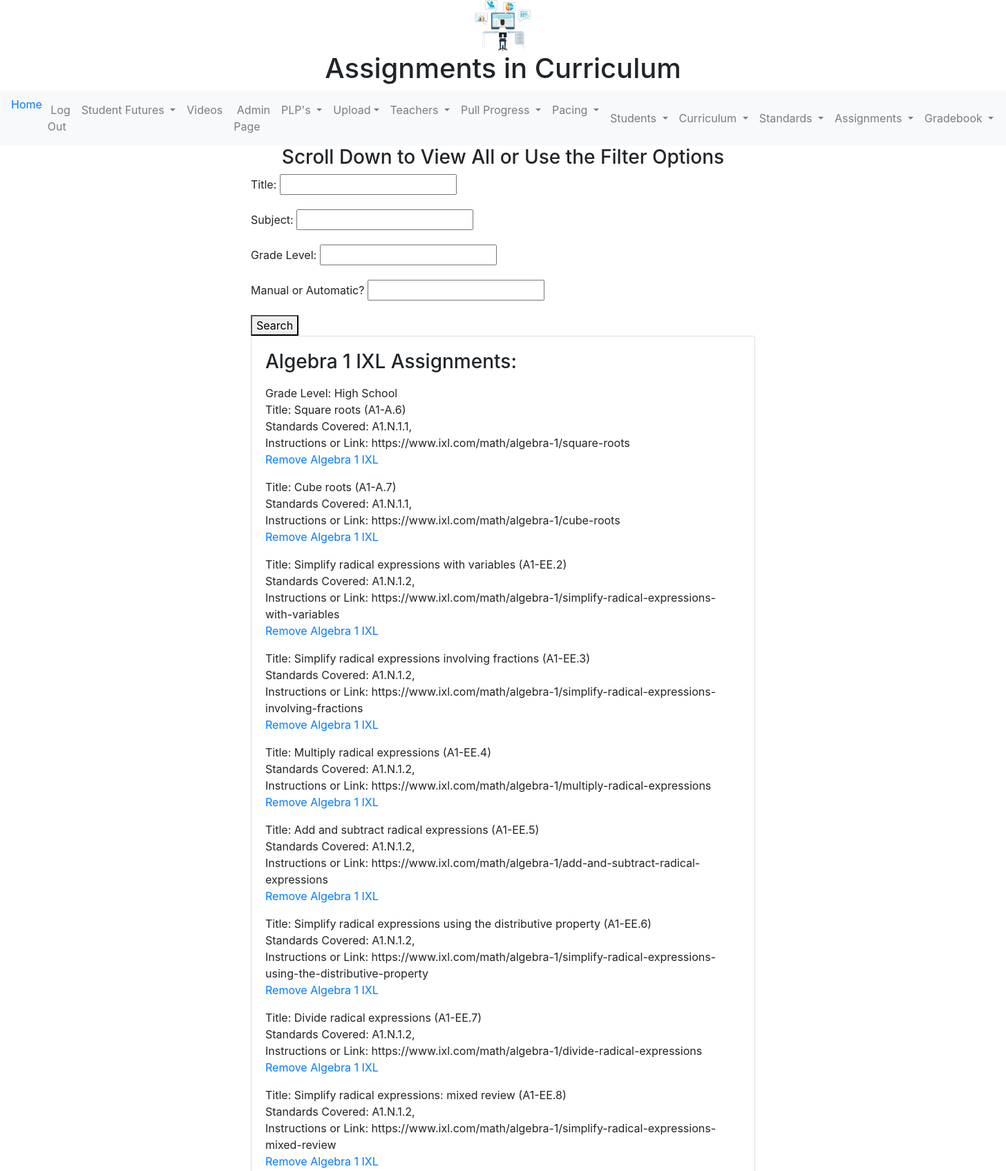
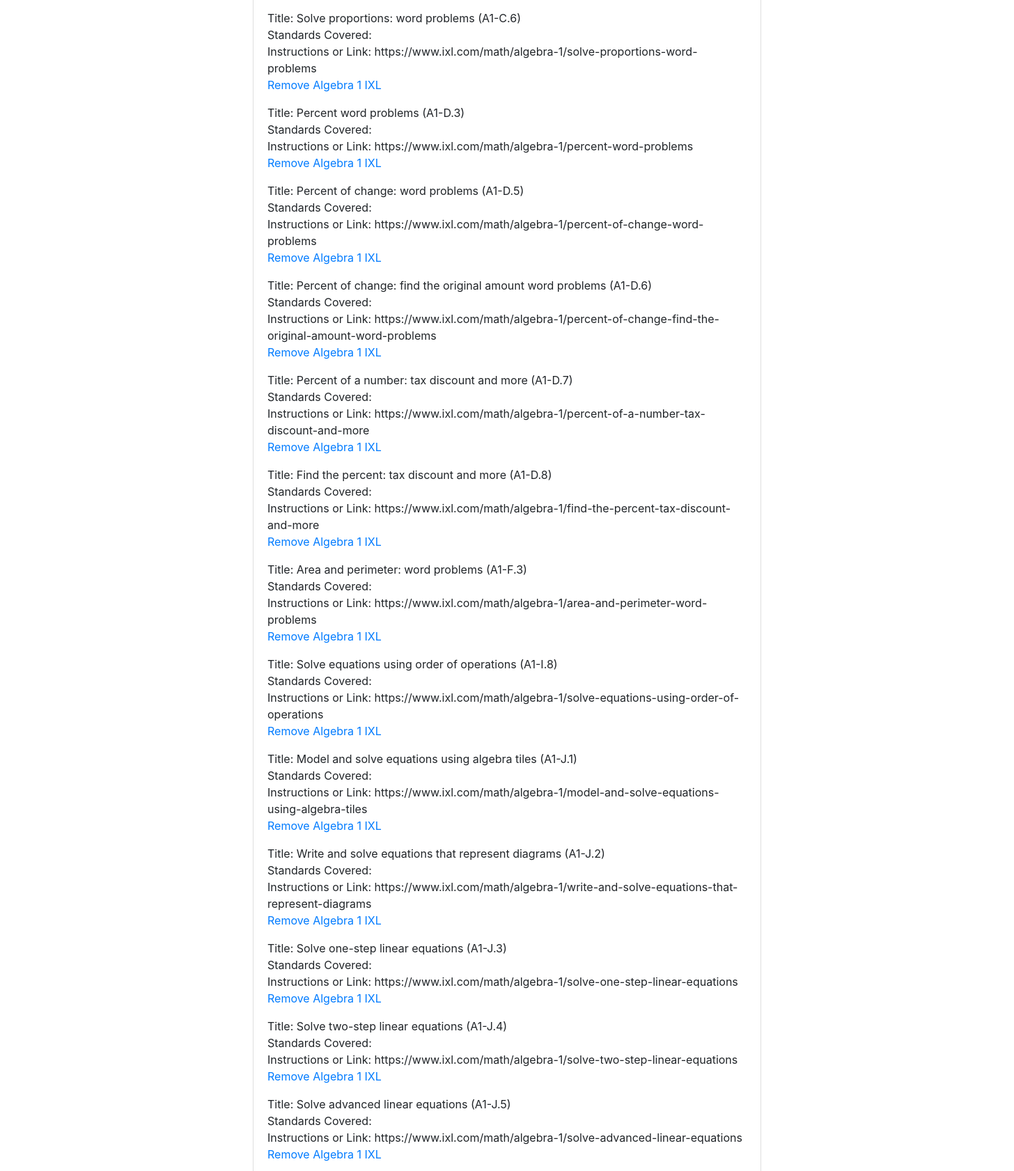
/curriculum-assignments/ (signed in, upper part), run on the app's committed database (2 pictures, top to bottom).
### mygrades/models.py (models this page shows, shortened)
class Curriculum(models.Model):
    SUBJECT = [
        ("Math", "Math"),
        ("ELA", "ELA"),
        ("Science", "Science"),
        ("History", "History"),
        ("Other", "Other"),
    ]
    TRACKING = [
        ("Minutes", "Minutes"),
        ("Lessons or Quizzes", "Lessons or Quizzes"),
        ("Percentage Complete", "Percentage Complete"),
    ]
    CURRICULUMGRADE = [
        ("PK", "Pre-K"),
        ("K", "K"),
        ("1", "1"),
        ("2", "2"),
        ("3", "3"),
        ("4", "4"),
        ("5", "5"),
        ("6", "6"),
        ("7", "7"),
        ("8", "8"),
        ("All", "All"),
        ("High School", "High School"),
    ]
    GRADASSIGN = [
        ("1", "1"),
        ("2", "2"),
        ("3", "3"),
        ("4", "4"),
        ("5", "5"),
    ]
    RECORDED = [("Manual", "Manual"),
                ("Automatic", "Automatic"),
                ]
    LEVEL = [("Core", "Core"),
             ("Supplemental", "Supplemental"),
             ]
    name = models.CharField(max_length=150, null=False)
    subject = models.CharField(max_length=30, choices=SUBJECT)
    grade_level = models.CharField(max_length=20, choices=CURRICULUMGRADE, null=False)
    class Meta:
        ordering = ["pk"]
    def get_delete_url(self):
        return f"/curriculum/{self.pk}/delete"

class Assignment(models.Model):
    TYPE = [
        ("Repeating Weekly", "Repeating Weekly"),
        ("From Pacing List", "From Pacing List"),
    ]
    standard = models.ManyToManyField(
        Standard)
    curriculum = models.ForeignKey(
        Curriculum, on_delete=models.CASCADE, related_name="curriculum_assignment"
    )
    name = models.CharField(max_length=500, null=False)
    description = models.CharField(max_length=500, null=False)
    type_of = models.CharField(max_length=30, choices=TYPE, null=False)
    class Meta:
        unique_together = ("name", "curriculum", "description")

class Standard(models.Model):
    GRADELEVEL = [
        ("PK", "Pre-K"),
        ("K", "K"),
        ("1", "1"),
        ("2", "2"),
        ("3", "3"),
        ("4", "4"),
        ("5", "5"),
        ("6", "6"),
        ("7", "7"),
        ("8", "8"),
        ("High School", "High School"),
    ]
    SUBJECT = [
        ("Math", "Math"),
        ("ELA", "ELA"),
        ("Science", "Science"),
        ("History", "History"),
        ("Other", "Other"),
    ]
    grade_level = models.CharField(max_length=20, choices=GRADELEVEL)
    standard_number = models.CharField(max_length=8, null=False)
    standard_description = models.CharField(max_length=1000, null=False)
    strand_code = models.CharField(max_length=8, null=False)
    strand = models.CharField(max_length=50, null=True)
    strand_description = models.CharField(max_length=600, null=True)
    objective_number = models.CharField(max_length=2, null=False)
    objective_description = models.CharField(max_length=1000, null=False)
    standard_code = models.CharField(max_length=16, null=False)
    subject = models.CharField(max_length=30, choices=SUBJECT)
    PDF_link = models.CharField(max_length=300, null=False)

### mygrades/views.py (the view)
# urls.py: path("curriculum-assignments/", curriculum_assignment_list),
@login_required
def curriculum_assignment_list(request):
    my_title = "Assignments in Curriculum"
    qs = Curriculum.objects.all()
    curriculum_filter = CurriculumFilter(request.GET, queryset=qs)
    template_name = "curriculum_assignment_view.html"
    context = {"object_list": curriculum_filter, "title": my_title}
    return render(request, template_name, context)

### mygrades/templates/curriculum_assignment_view.html
{% extends "base.html" %}
{% block content %}
<h3 align="center"> Scroll Down to View All or Use the Filter Options </h3>
<form method="get">
    {{ object_list.form.as_p }}
    <button type="submit">Search</button>
</form>
{% for object in object_list.qs%}
{% include 'curriculum_assignment_inline.html'%}
{% endfor %}
{% endblock %}

### mygrades/templates/base.html (shortened to what this page needs)
<!doctype html>
<html lang="en">
<head>
    <center> {% load staticfiles %} <img src="{% static 'images/doinggrades.jpg' %}" width="100px"/></center>
    <link rel="stylesheet" href="https://stackpath.bootstrapcdn.com/bootstrap/4.3.1/css/bootstrap.min.css"
>
    <h1 style="text-align:center">{{title}}</h1>
</head>
<body>
{% include 'navbar.html' %}
<div class='container'>
    <div class='row'>
        <div class='col-8 mx-auto'>
            {% block content %}
            {% endblock %}
        </div>
    </div>
</div>
<br/>
<br/>
<br/>
<!-- <center>{% load staticfiles %} <img src="{% static 'images/tynercreeksoftwarewhitebackground.jpg' %}" width="200px"/>
    <div font=4, align='center' , color='grey' , style='italics'> You have a fulltime custom software designer for your
        website. YOUR satisfaction is important. For ANY problems at all, <a href="mailto:tynercreeksoftware@gmail.com">simply
            send a message!</a>
</center> -->
</body>
</html>

### mygrades/templates/navbar.html (shortened to what this page needs)
<nav class="navbar navbar-expand-lg navbar-light bg-light">
  <div class="collapse navbar-collapse" id="navbarSupportedContent">
    <ul class="navbar-nav mr-auto">
  <a class="navbar-link" href="/">Home</a>
<a class="nav-link" href="/logout/">&nbsp;Log Out</a>
<li class="nav-item dropdown">
        <a class="nav-link dropdown-toggle" href="#" id="navbarDropdown" role="button" data-toggle="dropdown" aria-haspopup="true" aria-expanded="false">
          Student Futures        </a>
        </li>
{% ifequal user.groups.all.0.name "Owner" %}
 <a class="nav-link" href="/tutorials/">Videos</a>
<a class="nav-link" href="/myadminscreen/">&nbsp;Admin Page</a><li class="nav-item dropdown">
        <a class="nav-link dropdown-toggle" href="#" id="navbarDropdown" role="button" data-toggle="dropdown" aria-haspopup="true" aria-expanded="false">
               PLP's
            </a>
    </li>
      <li class="nav-item dropdown">
        <a class="nav-link dropdown-toggle" href="#" id="navbarDropdown" role="button" data-toggle="dropdown" aria-haspopup="true" aria-expanded="false">
Upload</a>
      </li>
      <li class="nav-item dropdown">
        <a class="nav-link dropdown-toggle" href="#" id="navbarDropdown" role="button" data-toggle="dropdown" aria-haspopup="true" aria-expanded="false">
Teachers
        </a>
      </li>
     <li class="nav-item dropdown">
        <a class="nav-link dropdown-toggle" href="#" id="navbarDropdown" role="button" data-toggle="dropdown" aria-haspopup="true" aria-expanded="false">
Pull Progress
            </a>
</li>
       <li class="nav-item dropdown">
        <a class="nav-link dropdown-toggle" href="#" id="navbarDropdown" role="button" data-toggle="dropdown" aria-haspopup="true" aria-expanded="false">
Pacing
        </a>
</li>
  <div class="collapse navbar-collapse" id="navbarSupportedContent">
    <ul class="navbar-nav mr-auto">
      <li class="nav-item dropdown">
        <a class="nav-link dropdown-toggle" href="#" id="navbarDropdown" role="button" data-toggle="dropdown" aria-haspopup="true" aria-expanded="false">
Students
        </a>
      </li>
      <li class="nav-item dropdown">
    <a class="nav-link dropdown-toggle" href="#" id="navbarDropdown" role="button" data-toggle="dropdown" aria-haspopup="true" aria-expanded="false">
Curriculum
        </a>
      </li>
       <li class="nav-item dropdown">
        <a class="nav-link dropdown-toggle" href="#" id="navbarDropdown" role="button" data-toggle="dropdown" aria-haspopup="true" aria-expanded="false">
Standards
        </a>
      </li>
       <li class="nav-item dropdown">
        <a class="nav-link dropdown-toggle" href="#" id="navbarDropdown" role="button" data-toggle="dropdown" aria-haspopup="true" aria-expanded="false">
Assignments
        </a>
      </li>
       <li class="nav-item dropdown">
        <a class="nav-link dropdown-toggle" href="#" id="navbarDropdown" role="button" data-toggle="dropdown" aria-haspopup="true" aria-expanded="false">
Gradebook
        </a>
      </li>
        {% endifequal %}
  </ul>
  </div>
</nav>

### mygrades/templates/curriculum_assignment_inline.html (shortened to what this page needs)
<div class='col-80 col-md-100 mb-1 mx-auto'>
<div class='card'>
  <div class='card-body'>
      <h3 class = 'card-title'>
          {{object.name}} Assignments:<p></p></h3>
          Grade Level: {{object.grade_level}}<br/>
       {% for assignment in object.curriculum_assignment.all %}
        <class = 'card-title'>
                Title: {{assignment.name}}<br/>
                Standards Covered:{% for standard in assignment.standard.all %} {{standard.standard_code}},
                {% endfor %}
                <br/>
                Instructions or Link: {{assignment.description}}<br/>
            {% ifequal user.groups.all.0.name "Owner" %}
              <a href='{{ object.get_delete_url }}'>Remove {{object.name}}
                {{object.curriculum.title}} </a>
                {% endifequal %}
              {% empty %}
              <p><strong>Assignments are coming soon! <a href="https://forms.gle/jxvTSYqiTvE75dp27">Request an assignment here.</a></p>
                {% endfor %}
  </div>
  </div>
</div>

### data on the page
Curriculum: name "Algebra 1 IXL", grade_level "High School"
Assignment: name "Square roots (A1-A.6)", description "https://www.ixl.com/math/algebra-1/square-roots"
Standard: standard_code "A1.N.1.1"
Assignment: name "Cube roots (A1-A.7)", description "https://www.ixl.com/math/algebra-1/cube-roots"
Assignment: name "Simplify radical expressions with variables (A1-EE.2)", description "https://www.ixl.com/math/algebra-1/simplify-radical-expressions-with-variables"
Standard: standard_code "A1.N.1.2"
Assignment: name "Simplify radical expressions involving fractions (A1-EE.3)", description "https://www.ixl.com/math/algebra-1/simplify-radical-expressions-involving-fractions"
Assignment: name "Multiply radical expressions (A1-EE.4)", description "https://www.ixl.com/math/algebra-1/multiply-radical-expressions"
Assignment: name "Add and subtract radical expressions (A1-EE.5)", description "https://www.ixl.com/math/algebra-1/add-and-subtract-radical-expressions"
Assignment: name "Simplify radical expressions using the distributive property (A1-EE.6)", description "https://www.ixl.com/math/algebra-1/simplify-radical-expressions-using-the-distributive-property"
Assignment: name "Divide radical expressions (A1-EE.7)", description "https://www.ixl.com/math/algebra-1/divide-radical-expressions"
Assignment: name "Simplify radical expressions: mixed review (A1-EE.8)", description "https://www.ixl.com/math/algebra-1/simplify-radical-expressions-mixed-review"
Assignment: name "Solve proportions: word problems (A1-C.6)", description "https://www.ixl.com/math/algebra-1/solve-proportions-word-problems"
Assignment: name "Percent word problems (A1-D.3)", description "https://www.ixl.com/math/algebra-1/percent-word-problems"
Assignment: name "Percent of change: word problems (A1-D.5)", description "https://www.ixl.com/math/algebra-1/percent-of-change-word-problems"
Assignment: name "Percent of change: find the original amount word problems (A1-D.6)", description "https://www.ixl.com/math/algebra-1/percent-of-change-find-the-original-amount-word-problems"
Assignment: name "Percent of a number: tax discount and more (A1-D.7)", description "https://www.ixl.com/math/algebra-1/percent-of-a-number-tax-discount-and-more"
Assignment: name "Find the percent: tax discount and more (A1-D.8)", description "https://www.ixl.com/math/algebra-1/find-the-percent-tax-discount-and-more"
Assignment: name "Area and perimeter: word problems (A1-F.3)", description "https://www.ixl.com/math/algebra-1/area-and-perimeter-word-problems"
Assignment: name "Solve equations using order of operations (A1-I.8)", description "https://www.ixl.com/math/algebra-1/solve-equations-using-order-of-operations"
Assignment: name "Model and solve equations using algebra tiles (A1-J.1)", description "https://www.ixl.com/math/algebra-1/model-and-solve-equations-using-algebra-tiles"
Assignment: name "Write and solve equations that represent diagrams (A1-J.2)", description "https://www.ixl.com/math/algebra-1/write-and-solve-equations-that-represent-diagrams"
Assignment: name "Solve one-step linear equations (A1-J.3)", description "https://www.ixl.com/math/algebra-1/solve-one-step-linear-equations"
Assignment: name "Solve two-step linear equations (A1-J.4)", description "https://www.ixl.com/math/algebra-1/solve-two-step-linear-equations"
Assignment: name "Solve advanced linear equations (A1-J.5)", description "https://www.ixl.com/math/algebra-1/solve-advanced-linear-equations"

### other printed values
{{ title }} "Assignments in Curriculum"
